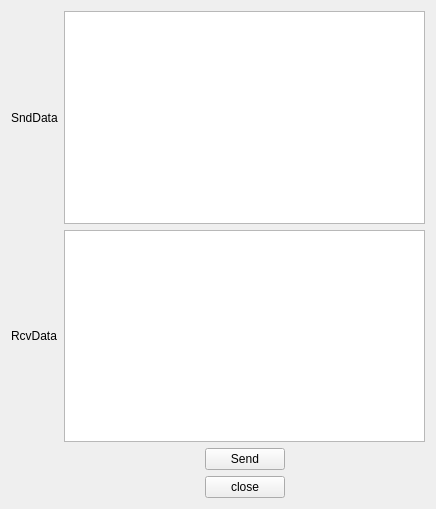
<?xml version="1.0" encoding="UTF-8"?>
<ui version="4.0">
 <class>ServerWidget</class>
 <widget class="QWidget" name="ServerWidget">
  <property name="geometry">
   <rect>
    <x>0</x>
    <y>0</y>
    <width>436</width>
    <height>509</height>
   </rect>
  </property>
  <property name="windowTitle">
   <string>Widget</string>
  </property>
  <layout class="QGridLayout" name="gridLayout">
   <item row="0" column="0">
    <widget class="QLabel" name="label_2">
     <property name="text">
      <string>SndData</string>
     </property>
    </widget>
   </item>
   <item row="0" column="1" colspan="3">
    <widget class="QTextEdit" name="textEdit"/>
   </item>
   <item row="1" column="0">
    <widget class="QLabel" name="label">
     <property name="text">
      <string>RcvData</string>
     </property>
    </widget>
   </item>
   <item row="1" column="1" colspan="3">
    <widget class="QTextEdit" name="textEdit_2"/>
   </item>
   <item row="2" column="1">
    <spacer name="horizontalSpacer_2">
     <property name="orientation">
      <enum>Qt::Horizontal</enum>
     </property>
     <property name="sizeHint" stdset="0">
      <size>
       <width>128</width>
       <height>20</height>
      </size>
     </property>
    </spacer>
   </item>
   <item row="2" column="2">
    <widget class="QPushButton" name="pushButtonSnd">
     <property name="text">
      <string>Send</string>
     </property>
    </widget>
   </item>
   <item row="2" column="3">
    <spacer name="horizontalSpacer">
     <property name="orientation">
      <enum>Qt::Horizontal</enum>
     </property>
     <property name="sizeHint" stdset="0">
      <size>
       <width>128</width>
       <height>20</height>
      </size>
     </property>
    </spacer>
   </item>
   <item row="3" column="1">
    <spacer name="horizontalSpacer_3">
     <property name="orientation">
      <enum>Qt::Horizontal</enum>
     </property>
     <property name="sizeHint" stdset="0">
      <size>
       <width>128</width>
       <height>20</height>
      </size>
     </property>
    </spacer>
   </item>
   <item row="3" column="2">
    <widget class="QPushButton" name="pushButtonClose">
     <property name="text">
      <string>close</string>
     </property>
    </widget>
   </item>
   <item row="3" column="3">
    <spacer name="horizontalSpacer_4">
     <property name="orientation">
      <enum>Qt::Horizontal</enum>
     </property>
     <property name="sizeHint" stdset="0">
      <size>
       <width>128</width>
       <height>20</height>
      </size>
     </property>
    </spacer>
   </item>
  </layout>
 </widget>
 <layoutdefault spacing="6" margin="11"/>
 <resources/>
 <connections/>
</ui>
